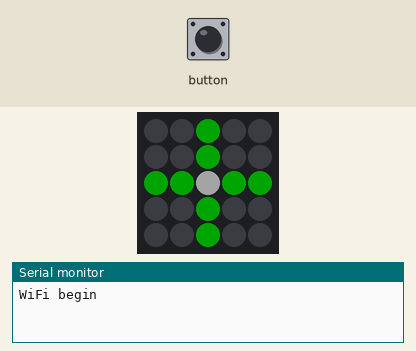
The program below on a simulated ESP32. On the bench: 5×5 RGB LED matrix (first LED top left, wired row by row), the last lines printed to the serial monitor. Dim RGB values are drawn brighter than linear; WiFi joins after 1.5 s; servers stay silent unless stated.

Above: at 0.3 s.
At 2.4 s:
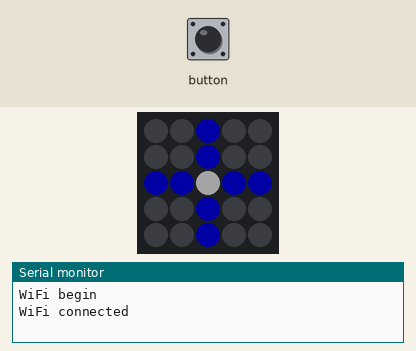

Measured:
- what the display in image 0 shows lasts 2.1 s, from 0.2 s to 2.3 s
- what the display in image 1 shows lasts 1.7 s, from 2.3 s to 4.0 s

The program:

main.cpp
```cpp
#include "M5Atom.h"
#include "GameHost.h"

// GGRRBB
#define BLACK   0x000000
#define BLUE    0x0000f0
#define GREEN   0xf00000
#define RED     0x00f000
#define WHITE   0xf0f0f0

float gain = 1.0 / 10.0;
double pitch, roll;
GameHost host;

void setup()
{
  M5.begin(true, true, true);
  M5.IMU.Init();
  host = GameHost();
  host.begin();
}

void drawCross()
{
  M5.dis.fillpix(BLACK);
  CRGB color = host.is_connected() ? BLUE : RED;
  for (int i = 0; i < 5; i++) {
    M5.dis.drawpix(2, i, color);
    M5.dis.drawpix(i, 2, color);
  }
}

void drawPoint(int x, int y)
{
  M5.dis.drawpix(x + 2, y + 2, WHITE);
}

void loop()
{
    delay(200);

    M5.IMU.getAttitude(&pitch, &roll);
    int x = -(int)(pitch * gain);
    int y = -(int)(roll * gain);
    x = min(max(x, -2), 2);
    y = min(max(y, -2), 2);

    drawCross();
    drawPoint(x, y);
    M5.update();

    host.update();
    host.set_direction(y <= -1, x <= -1, x >= 1, y >= 1);
}
```

GameHost.cpp
```cpp
#include "GameHost.h"
#include <sstream>

#define SSID        "Pac-Man"
#define PASSWORD    "JOYM5ATOM"
#define HOST        "192.168.4.1"
#define PORT_NO     8888


GameHost::GameHost()
{
  _state = GAME_HOST_STATE_INITIAL;
}

void GameHost::begin()
{
  terminate();
  Serial.println("WiFi begin");
}

void GameHost::update()
{
  switch (_state)
  {
  case GAME_HOST_STATE_INITIAL:
    state_initial();
    break;
  case GAME_HOST_STATE_CONNECTING:
    state_connecting();
    break;
  case GAME_HOST_STATE_CONNECTED:
    state_connected();
    break;
  case GAME_HOST_STATE_CLOSED:
    state_closed();
    break;
  }
}

void GameHost::set_state(int state)
{
  _state = state;
}

void GameHost::state_initial()
{
  WiFi.begin(SSID, PASSWORD);
  set_state(GAME_HOST_STATE_CONNECTING);
}

void GameHost::state_connecting()
{
  if (WiFi.status() == WL_CONNECTED)
  {
    Serial.println("WiFi connected");
    if (_client == false) {
        _client = WiFiClient();
    }
    _client.connect(HOST, PORT_NO);
    set_state(GAME_HOST_STATE_CONNECTED);
  }
}

void GameHost::set_direction(bool top, bool left, bool right, bool bottom)
{
  if (!is_connected()) return;

  char value = '5';
  if        (!top && left && !right && bottom) {
    value = '1';
  } else if (!top && !left && !right && bottom) {
    value = '2';
  } else if (!top && !left && right && bottom) {
    value = '3';
  } else if (!top && left && !right && !bottom) {
    value = '4';
  } else if (!top && !left && !right && !bottom) {
    value = '5';
  } else if (!top && !left && right && !bottom) {
    value = '6';
  } else if (top && left && !right && !bottom) {
    value = '7';
  } else if (top && !left && !right && !bottom) {
    value = '8';
  } else if (top && !left && right && !bottom) {
    value = '9';
  }
  _client.write(value);
  _client.flush();
  //Serial.print(value);
}

void GameHost::state_connected()
{
  if (!_client.connected())
  {
    set_state(GAME_HOST_STATE_CLOSED);
  }
}

void GameHost::state_closed()
{
  terminate();
  Serial.println("WiFi closed");
}

void GameHost::terminate()
{
  set_state(GAME_HOST_STATE_INITIAL);
  if (_client)
  {
    _client.stop();
    _client.~WiFiClient();
  }
  if (WiFi.status() == WL_CONNECTED) {
    WiFi.disconnect();
  }
}
```

GameHost.h
```cpp
#ifndef game_host_h
#define game_host_h

#include <WiFi.h>
#include <WiFiAP.h>

#define GAME_HOST_STATE_INITIAL       0
#define GAME_HOST_STATE_CONNECTING    1
#define GAME_HOST_STATE_CONNECTED     2
#define GAME_HOST_STATE_CLOSED        3

class GameHost
{
  public:
    GameHost();
    void begin();
    void update();
    void set_direction(bool top, bool left, bool right, bool bottom);
    bool is_connected() { return _state == GAME_HOST_STATE_CONNECTED; }

  private:
    WiFiClient _client;
    int _state;

    void set_state(int state);
    void state_initial();
    void state_connecting();
    void state_listen();
    void state_connected();
    void state_closed();
    bool check_connection();
    void terminate();

};

#endif
```
